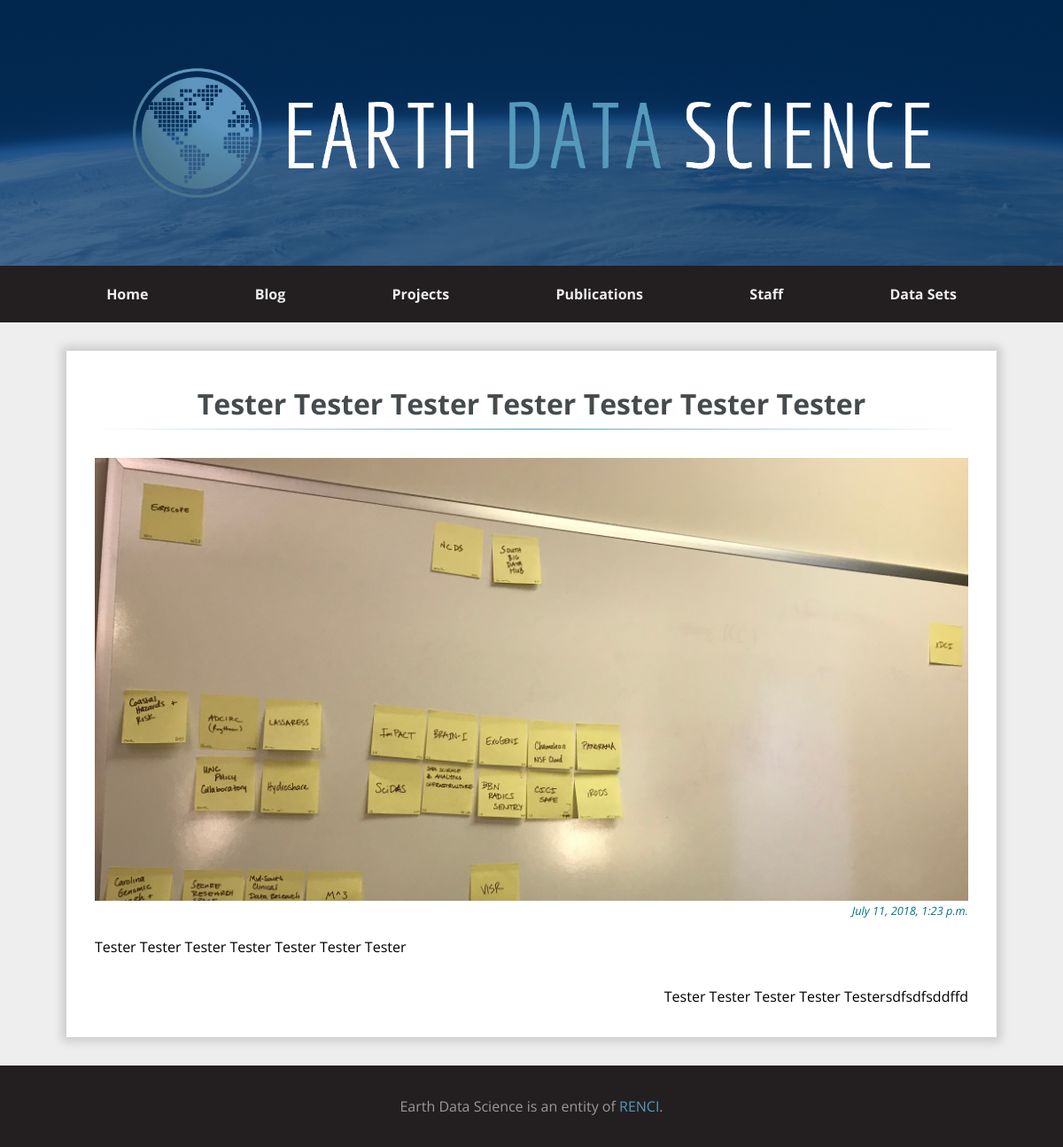
Page /blog/tester-tester-tester-tester-tester-tester-tester on the committed database.
### blog/models.py (models this page shows, shortened)
class Post(models.Model):
    STATUS_CHOICES = (
        ('Draft', 'Draft'),
        ('Published', 'Published'),
    )
    title = models.CharField(max_length=255,null=False)
    slug = models.SlugField(max_length=255, unique=True)
    body = models.TextField()
    category = models.ForeignKey(Category, on_delete=models.SET_NULL, blank=True, null=True)
    photo = models.ImageField(upload_to='post_pics', blank=True)
    status = models.CharField(max_length=10, choices=STATUS_CHOICES, default='Draft')
    create_date = models.DateTimeField(auto_now_add=True)
    update_date = models.DateTimeField(auto_now=True)
    publish_date = models.DateTimeField(blank=True, null=True)
    objects = PostManager()
    class Meta:
        ordering = ['-create_date']

### blog/views.py (the view)
# urls.py: path('<slug:post_slug>', views.detail, name='detail'),
def detail(request, post_slug):
    post = get_object_or_404(Post, slug=post_slug)
    context = {
        'post': post,
    }
    return render(request, 'blog/detail.html', context)

### templates/blog/detail.html
{% extends 'no_sidebar.html' %}
{% block content %}
    <h1 class="page-title post__title">{{ post.title }}</h1>
    <div class="post">
        {% if post.photo %}
            <div class="post__photo">
                <img src="{{ post.photo.url }}" />
            </div>
        {% endif %}
        <div class="post__date">
            {{ post.create_date }}
        </div>
        <div class="post__body">
            {{ post.body|safe }}
        </div>
    </div>
{% endblock %}

### static-assets/css/style.css (style rules this page uses)
body::after { content: ''; background-color: #231f20; position: fixed; left: 0; top: 0; width: 0; height: 0; z-index: 1; opacity: 0; transition: opacity 1000ms; }
.post .post__photo { width: 100%; height: auto; max-height: 500px; overflow: hidden; }
.post .post__photo img { max-width: 100%; }
.post .post__date { font-size: 0.8em; text-align: right; color: #00748d; font-style: italic; margin-bottom: 1rem; }
*, *::before, *::after { box-sizing: border-box; }
body { font-family: "Open Sans", sans-serif; margin: 0; line-height: 1.75; display: flex; min-height: 100vh; flex-direction: column; background-color: #eee; }
h1, h2, h3, h4, h5, h6 { margin: 0; color: #454B4D; }
p { padding: 0; margin: 0; }
.page-title { font-family: "Open Sans", sans-serif; text-align: center; border-image-slice: 1; border-image-source: -webkit-linear-gradient(right, #fff, #59b, #fff); border-image-source: -o-linear-gradient(right, #fff, #59b, #fff); border-image-source: linear-gradient(right, #fff, #59b, #fff); border-bottom: 1px solid #ccc; position: relative; padding: 0 1rem; margin-bottom: 2rem; z-index: 0; display: inline; }

### rows in the picture
Post: title "Tester Tester Tester Tester Tester Tester Tester", photo (picture), create_date "July 11, 2018, 1:23 p.m.", body "Tester Tester Tester Tester Tester Tester Tester Tester Tester Tester Tester Testersdfsdfsddffd"
